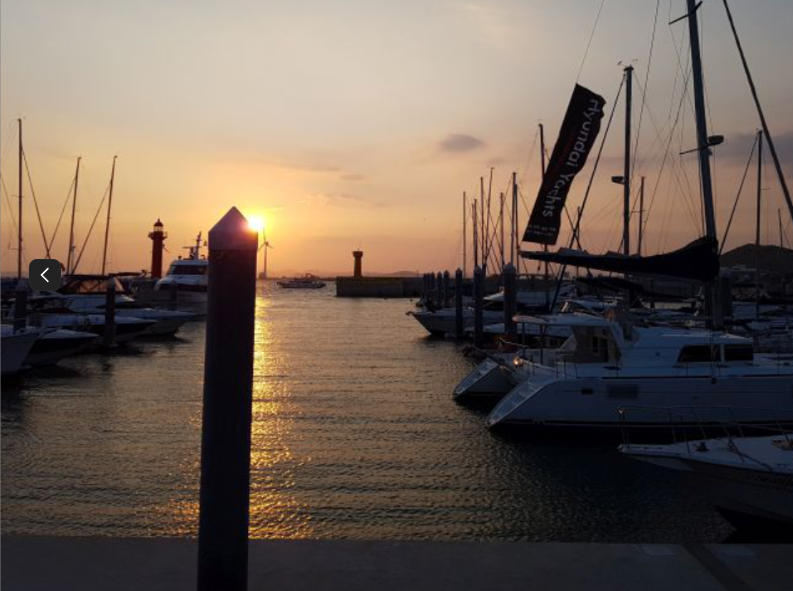
#> input picture img/yate.png, 793 x 591 px
$ python CLAHE.py
#> lines starting #> are read from the running program, lines starting #| are printed output that depends on the picture
# CLAHE 적용 (histo_clahe.py)

import cv2
import numpy as np
import matplotlib.pylab as plt

#--①이미지 읽어서 YUV 컬러스페이스로 변경
img = cv2.imread('../img/yate.png')
#> img is the input picture: shape (591, 793, 3); mean B, G, R 84.3, 94.9, 109.1
img_yuv = cv2.cvtColor(img, cv2.COLOR_BGR2YUV)
#> img_yuv: shape (591, 793, 3); mean of channels 0, 1, 2 97.9, 121.3, 137.8

#--② 밝기 채널에 대해서 이퀄라이즈 적용
img_eq = img_yuv.copy()
img_eq[:,:,0] = cv2.equalizeHist(img_eq[:,:,0])
#> img_eq: shape (591, 793, 3); mean of channels 0, 1, 2 128, 121.3, 137.8
img_eq = cv2.cvtColor(img_eq, cv2.COLOR_YUV2BGR)
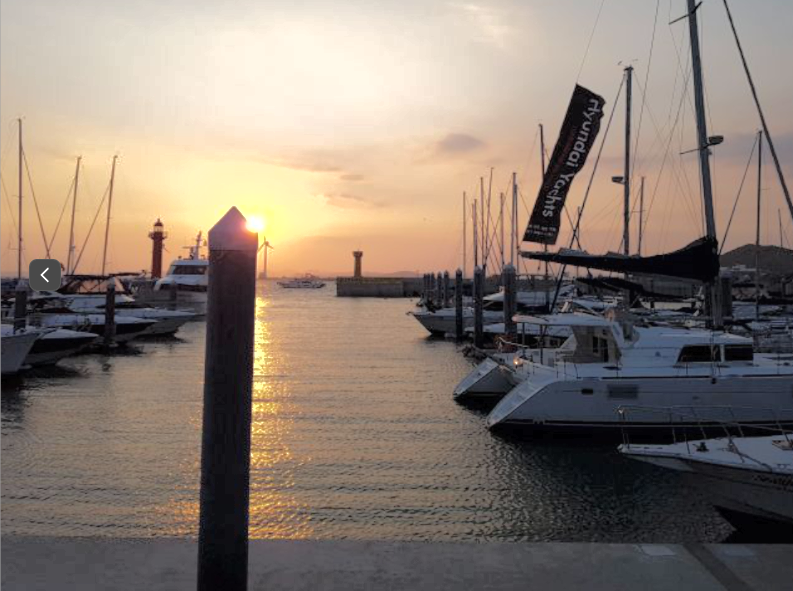
#> img_eq: shape (591, 793, 3); mean B, G, R 114.4, 124.9, 138.2

#--③ 밝기 채널에 대해서 CLAHE 적용
img_clahe = img_yuv.copy()
clahe = cv2.createCLAHE(clipLimit=3.0, tileGridSize=(8,8)) #CLAHE 생성
img_clahe[:,:,0] = clahe.apply(img_clahe[:,:,0])           #CLAHE 적용
#> img_clahe: shape (591, 793, 3); mean of channels 0, 1, 2 118.5, 121.3, 137.8
img_clahe = cv2.cvtColor(img_clahe, cv2.COLOR_YUV2BGR)
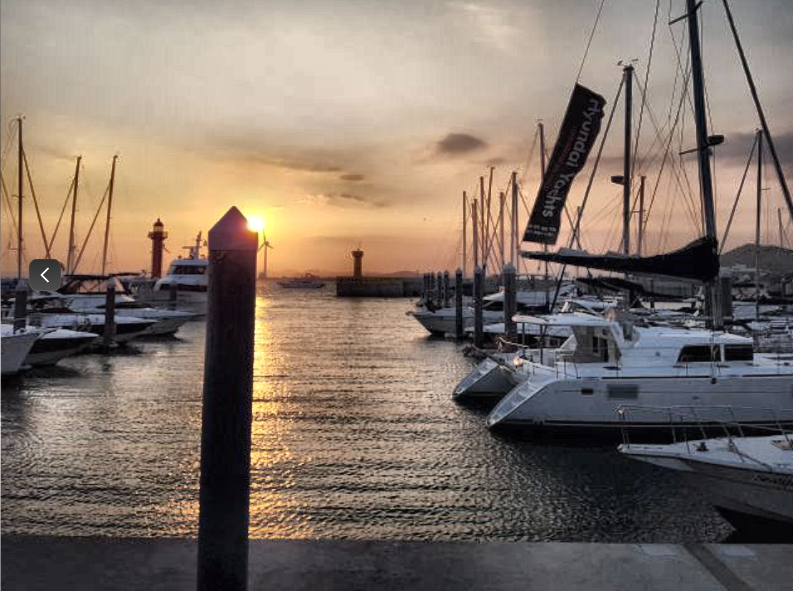
#> img_clahe: shape (591, 793, 3); mean B, G, R 104.9, 115.5, 129.6

#--④ 결과 출력
cv2.imshow('Before', img)
cv2.imshow('CLAHE', img_clahe)
cv2.imshow('equalizeHist', img_eq)
cv2.waitKey()
cv2.destroyAllWindows()

$ run again, with img/like_lenna.png copied over img/yate.png
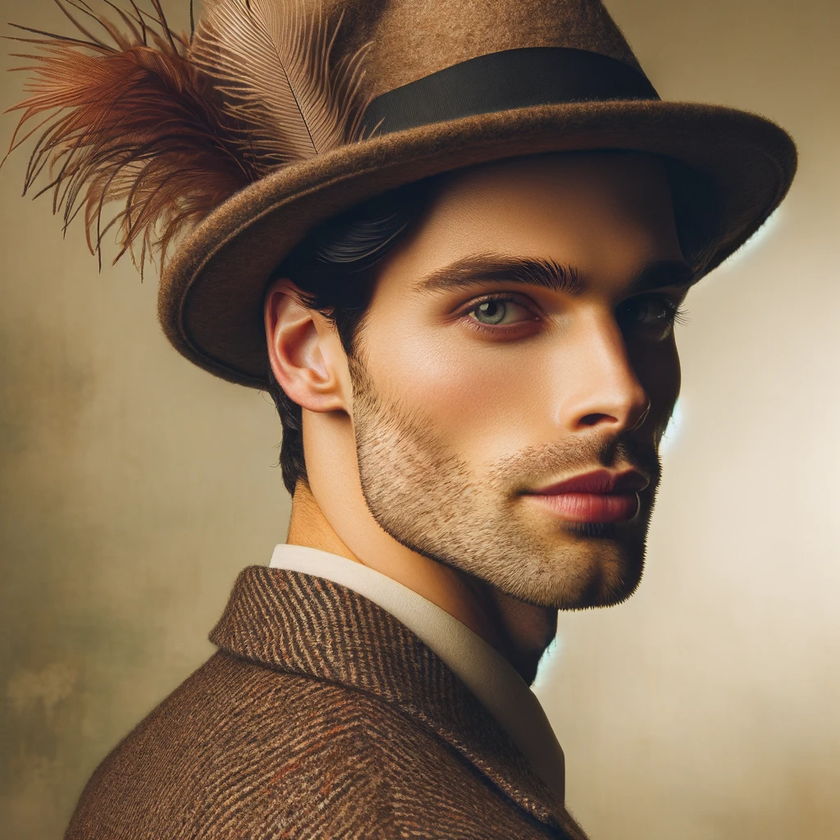
#> input picture img/like_lenna.png, 840 x 840 px, shrunk from 1024 x 1024 before the run
#> img is the input picture: shape (840, 840, 3); mean B, G, R 87.7, 112.3, 136.5
#> img_yuv: shape (840, 840, 3); mean of channels 0, 1, 2 116.7, 113.6, 145.4
#> `img_eq = cv2.cvtColor(img_eq, cv2.COLOR_YUV2BGR)`:
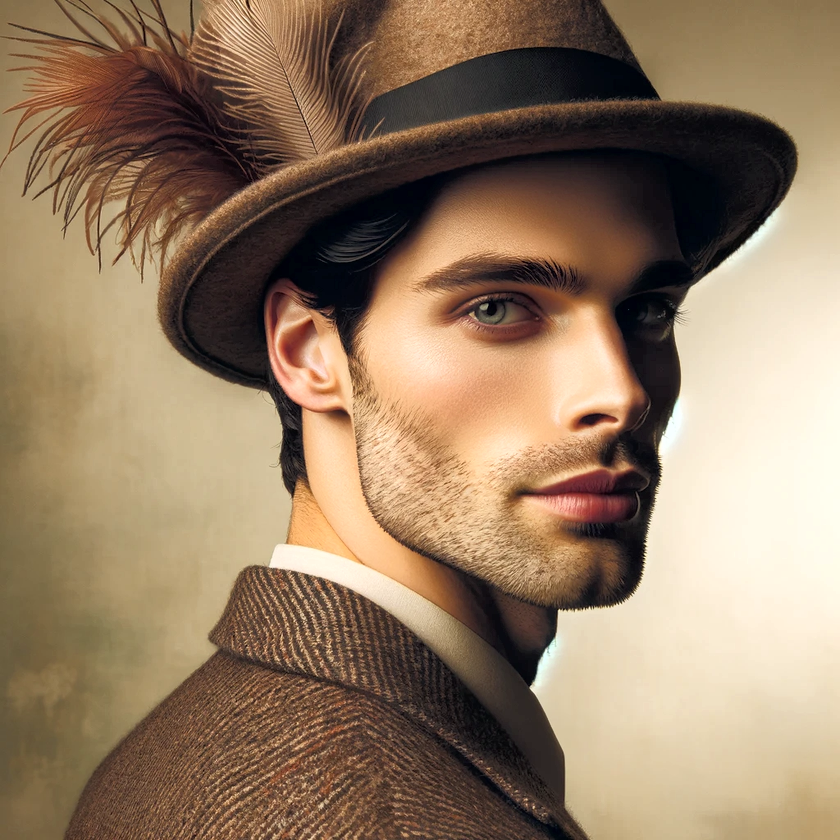
#> img_eq: shape (840, 840, 3); mean B, G, R 99, 123.7, 147.7
#> `img_clahe = cv2.cvtColor(img_clahe, cv2.COLOR_YUV2BGR)`:
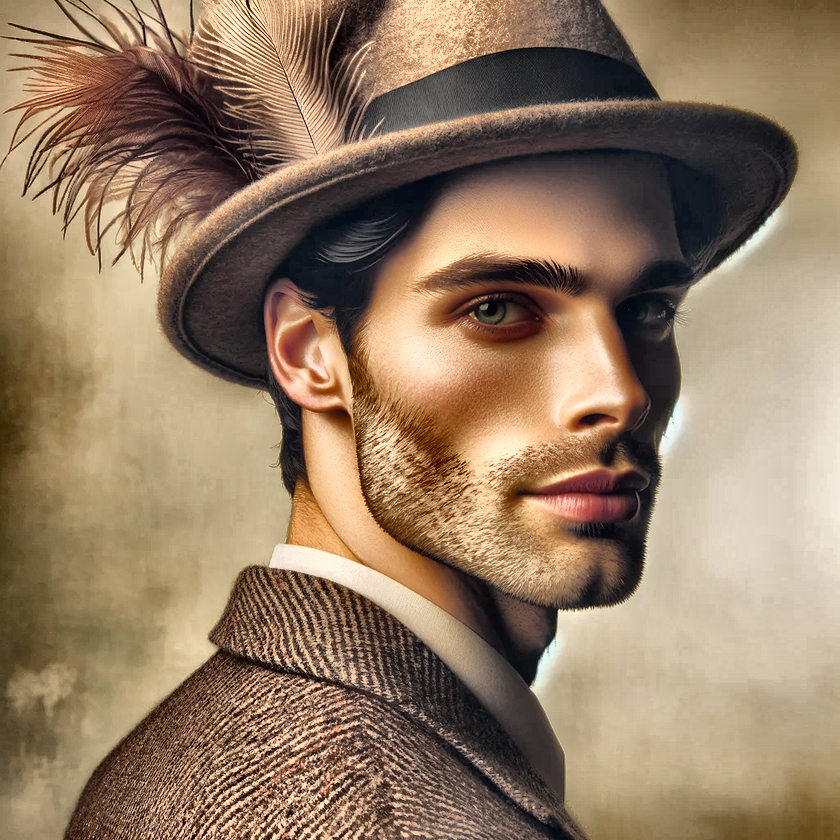
#> img_clahe: shape (840, 840, 3); mean B, G, R 99, 123.7, 147.7
